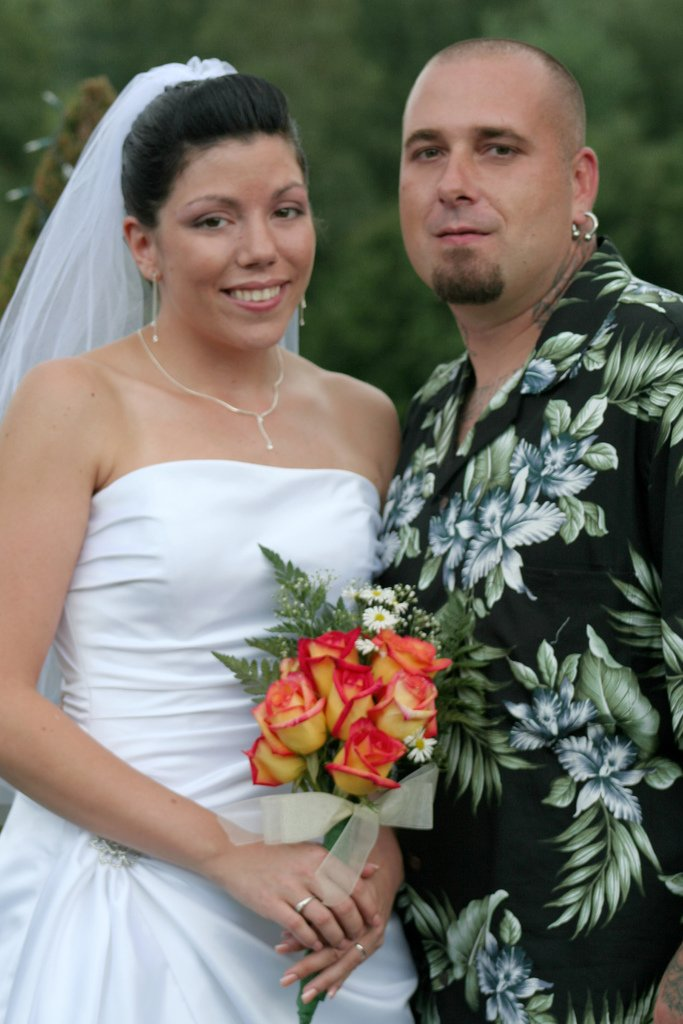
#> input picture your-project/imgs/img.jpg, 683 x 1024 px, found by its file name
$ jupyter execute --allow-errors test.ipynb
#> lines starting #> are read from the running program, lines starting #| are printed output that depends on the picture; after the words box and inside, x2 and y2 are one past the last pixel; in counts of white or black regions, pixels touching at a corner belong together
[cell 1]
import cv2
import sys
import matplotlib.pyplot as plt
import numpy as np

#> (a cell that did not finish here is left out)

[cell 3]
face_cascade = cv2.CascadeClassifier('haarcascade_frontalface_default.xml')

image = cv2.imread('img.jpg')
#> image is the input picture: shape (1024, 683, 3); mean B, G, R 107.1, 116.7, 119.3
plt.imshow(cv2.cvtColor(image, cv2.COLOR_BGR2RGB))
plt.show()

[cell 4]
image = cv2.imread('./imgs/img.jpg')
result_image = image.copy()

# Specify the trained cascade classifier
face_cascade_name = "haarcascade_frontalface_default.xml"

# Create a cascade classifier
face_cascade = cv2.CascadeClassifier()

# Load the specified classifier
face_cascade.load(face_cascade_name)

#Preprocess the image
grayimg  = cv2.cvtColor(image, cv2.COLOR_BGR2GRAY)
grayimg = cv2.equalizeHist(grayimg)
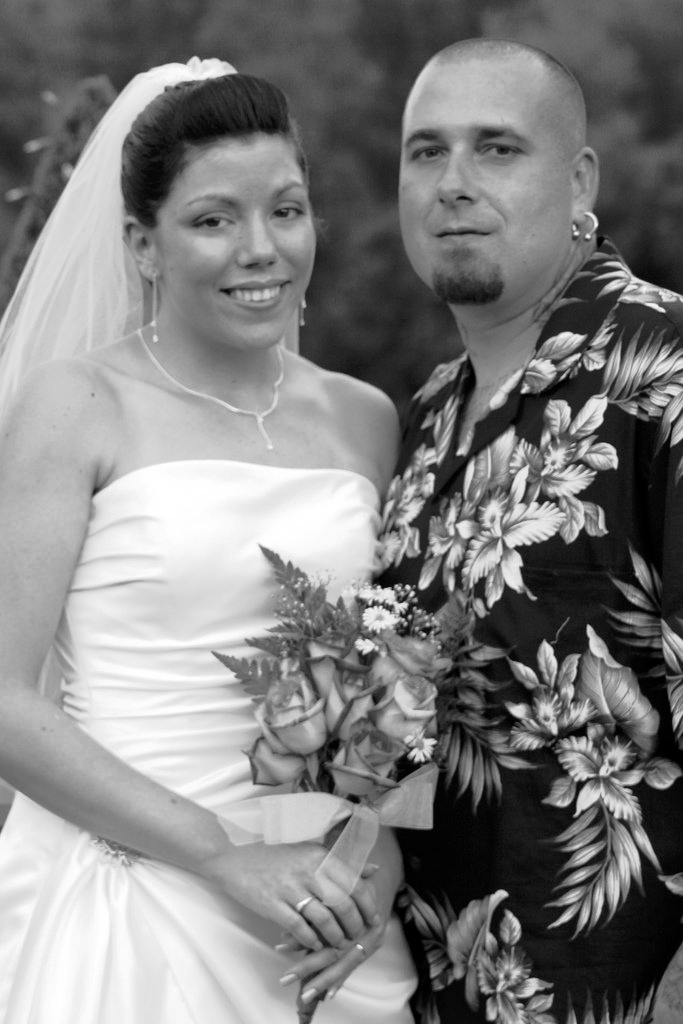
#> grayimg: shape (1024, 683); min 0, max 255, mean 128.1

#Run the classifiers
faces = face_cascade.detectMultiScale(grayimg, 1.1, 2, 0)
#> faces = [[544, 408, 80, 80], [359, 66, 213, 213], [153, 137, 196, 196], [519, 765, 143, 143]]

print ("Faces detected")

if len(faces) != 0:         # If there are faces in the images
    for f in faces:         # For each face in the image

        # Get the origin co-ordinates and the length and width till where the face extends
        x, y, w, h = [ v for v in f ]

        # get the rectangle img around all the faces
        cv2.rectangle(image, (x,y), (x+w,y+h), (255,255,0), 5)
        sub_face = image[y:y+h, x:x+w]
        # apply a gaussian blur on this new recangle image
        sub_face = cv2.GaussianBlur(sub_face,(23, 23), 30)
        # merge this blurry rectangle to our final image
        result_image[y:y+sub_face.shape[0], x:x+sub_face.shape[1]] = sub_face
        face_file_name = "./face_" + str(y) + ".jpg"
        cv2.imwrite(face_file_name, sub_face)
#> this loop made 4 passes
#> (x, y, w, h, face_file_name) on passes 1 to 4: (544, 408, 80, 80, './face_408.jpg'), (359, 66, 213, 213, './face_66.jpg'), (153, 137, 196, 196, './face_137.jpg'), (519, 765, 143, 143, './face_765.jpg')
#> pass 1, `sub_face = cv2.GaussianBlur(sub_face,(23, 23), 30)`:
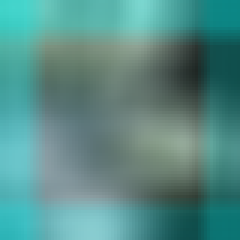
#> sub_face: shape (80, 80, 3) (shown 3 times larger); mean B, G, R 135.3, 140, 85.9
#> after the loop: image: shape (1024, 683, 3); 2.52% of pixels changed, all inside (x1, y1, x2, y2) = (150, 63, 666, 912)
#> after the loop:
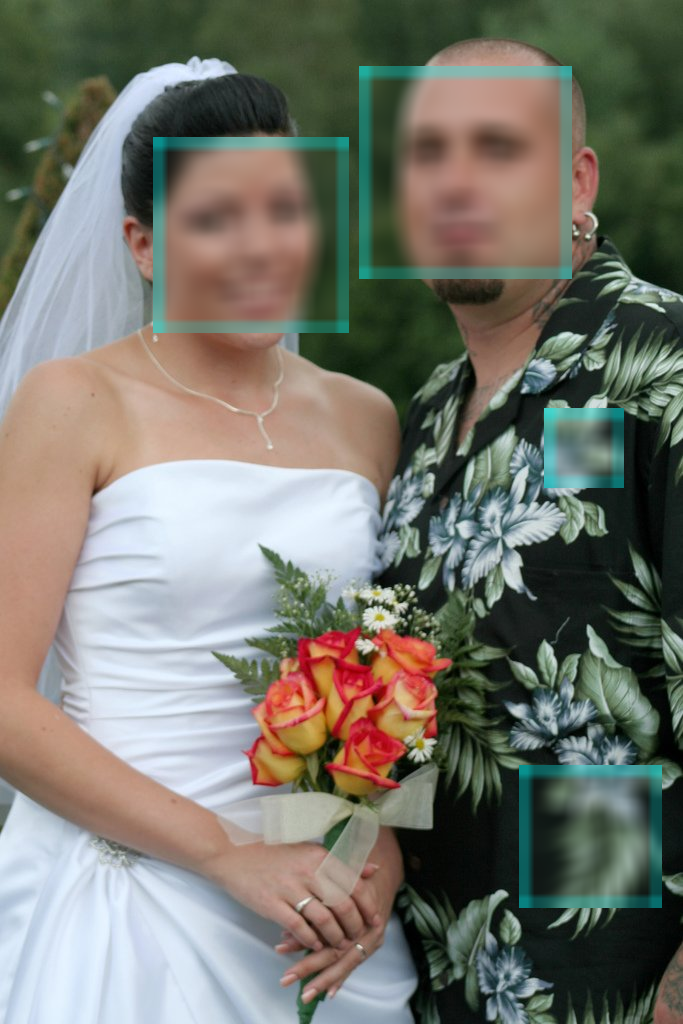
#> result_image: shape (1024, 683, 3); 15.76% of pixels changed, all inside (x1, y1, x2, y2) = (153, 66, 662, 908)

# cv2.imshow("Detected face", result_image)
cv2.imwrite("./result.png", result_image)
#> Out = True

[cell 5]
test = cv2.imread('test.jpg')
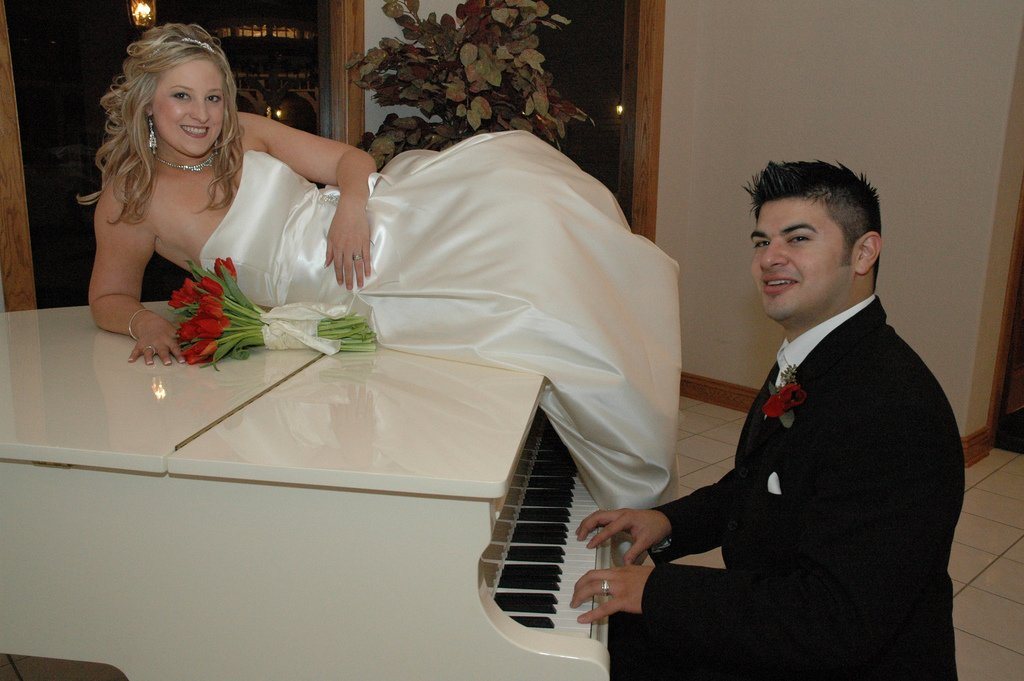
#> input picture your-project/test.jpg, 1024 x 681 px
#> test is the input picture: shape (681, 1024, 3); mean B, G, R 84.4, 97.8, 108.8
result_test = test.copy()

# Specify the trained cascade classifier
face_cascade_name = "haarcascade_frontalface_default.xml"

# Create a cascade classifier
face_cascade = cv2.CascadeClassifier()

# Load the specified classifier
face_cascade.load(face_cascade_name)

#Preprocess the test
grayimg  = cv2.cvtColor(test, cv2.COLOR_BGR2GRAY)
#> grayimg: shape (681, 1024)
grayimg = cv2.equalizeHist(grayimg)
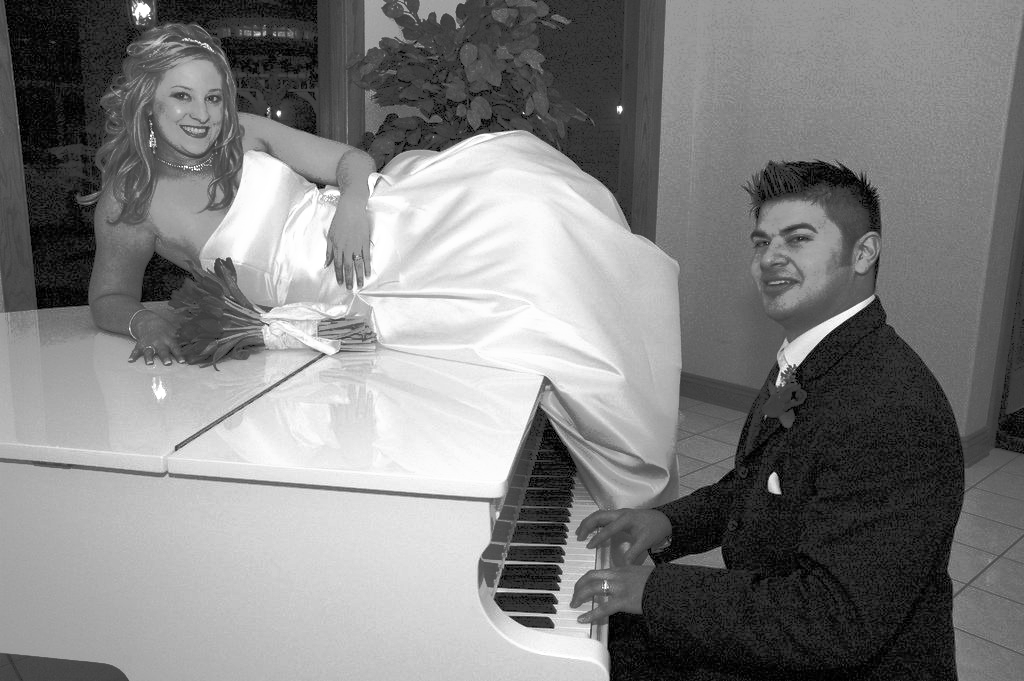
#> grayimg: shape (681, 1024); min 0, max 255, mean 128.4

#Run the classifiers
faces = face_cascade.detectMultiScale(grayimg, 1.1, 2, 0)
#> faces = [[438, 88, 44, 44], [151, 63, 91, 91], [731, 196, 111, 111], [743, 175, 161, 161], [540, 451, 218, 218]]

print ("Faces detected")

if len(faces) != 0:         # If there are faces in the tests
    for f in faces:         # For each face in the test

        # Get the origin co-ordinates and the length and width till where the face extends
        x, y, w, h = [ v for v in f ]

        # get the rectangle img around all the faces
        cv2.rectangle(test, (x,y), (x+w,y+h), (255,255,0), 5)
        sub_face = test[y:y+h, x:x+w]
        # apply a gaussian blur on this new recangle test
        sub_face = cv2.GaussianBlur(sub_face,(23, 23), 30)
        # merge this blurry rectangle to our final test
        result_test[y:y+sub_face.shape[0], x:x+sub_face.shape[1]] = sub_face
#> this loop made 5 passes
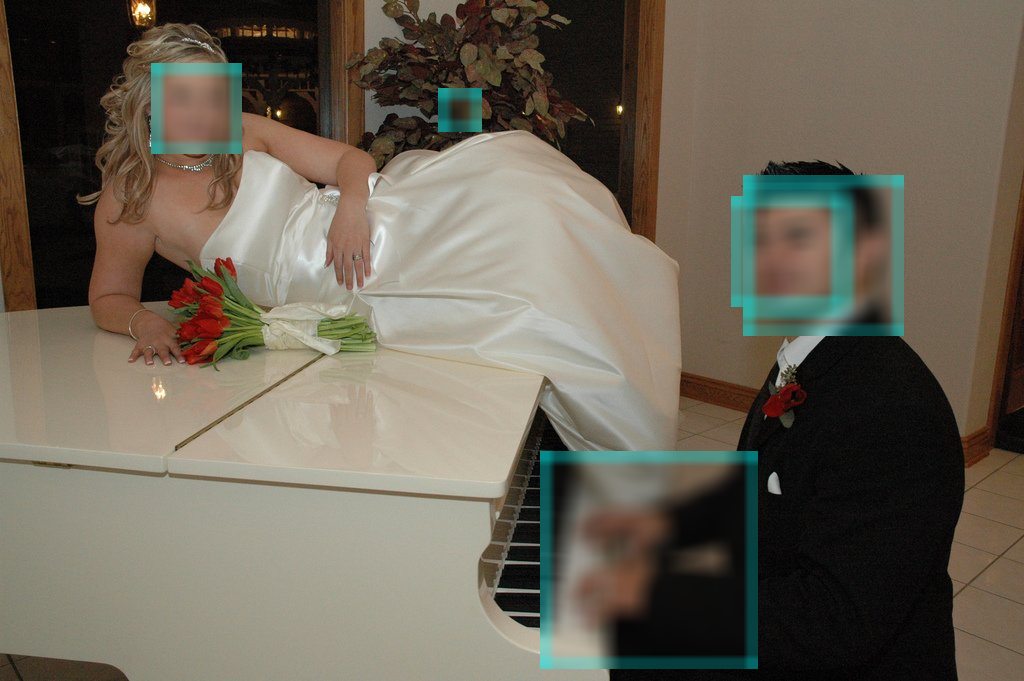
#> result_test: shape (681, 1024, 3); 12.1% of pixels changed, all inside (x1, y1, x2, y2) = (151, 63, 904, 669)
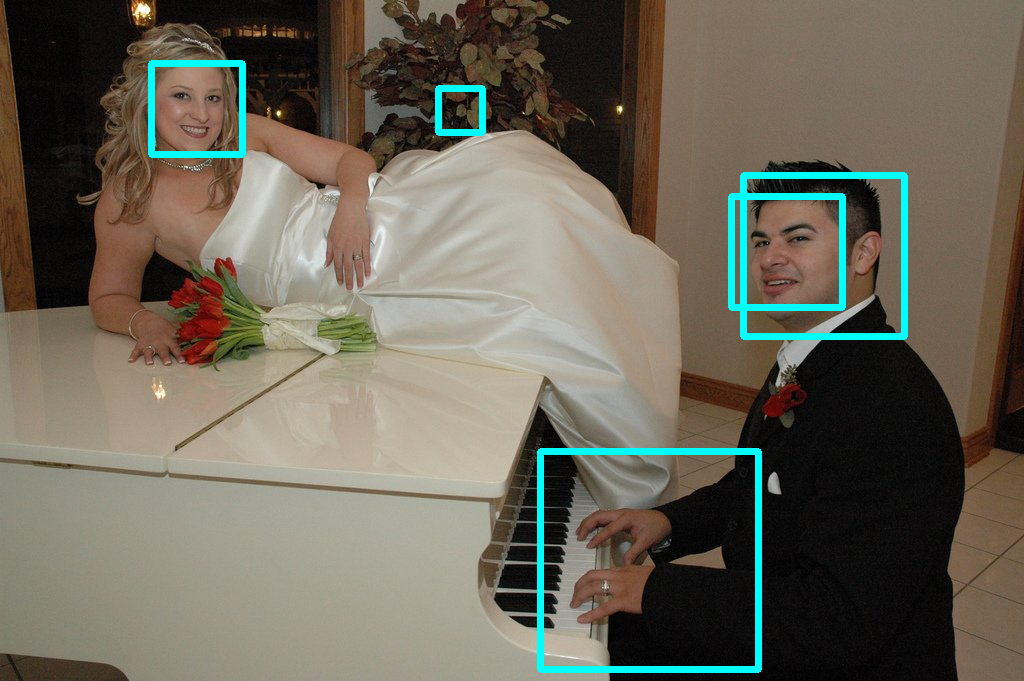
#> test: shape (681, 1024, 3); 2.48% of pixels changed, all inside (x1, y1, x2, y2) = (148, 60, 908, 673)

# cv2.imshow("Detected face", result_test)
cv2.imwrite("./result.png", result_test)
#> Out = True
